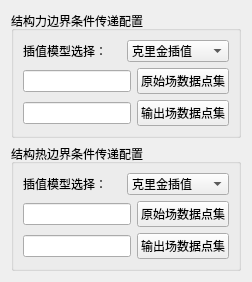
             <widget class="QWidget" name="page_9">
              <layout class="QVBoxLayout" name="verticalLayout_25">
               <item>
                <widget class="QGroupBox" name="groupBox_27">
                 <property name="title">
                  <string>结构力边界条件传递配置</string>
                 </property>
                 <layout class="QVBoxLayout" name="verticalLayout_29">
                  <item>
                   <layout class="QHBoxLayout" name="horizontalLayout_49">
                    <item>
                     <widget class="QLabel" name="label_4">
                      <property name="text">
                       <string>插值模型选择：</string>
                      </property>
                     </widget>
                    </item>
                    <item>
                     <widget class="QComboBox" name="comboBox_2">
                      <item>
                       <property name="text">
                        <string>克里金插值</string>
                       </property>
                      </item>
                      <item>
                       <property name="text">
                        <string>径向基函数</string>
                       </property>
                      </item>
                      <item>
                       <property name="text">
                        <string>高斯过程插值</string>
                       </property>
                      </item>
                     </widget>
                    </item>
                   </layout>
                  </item>
                  <item>
                   <layout class="QHBoxLayout" name="horizontalLayout_42">
                    <item>
                     <widget class="QLineEdit" name="lineEdit_14"/>
                    </item>
                    <item>
                     <widget class="QPushButton" name="pushButton_47">
                      <property name="text">
                       <string>原始场数据点集</string>
                      </property>
                     </widget>
                    </item>
                   </layout>
                  </item>
                  <item>
                   <layout class="QHBoxLayout" name="horizontalLayout_50">
                    <item>
                     <widget class="QLineEdit" name="lineEdit_15"/>
                    </item>
                    <item>
                     <widget class="QPushButton" name="pushButton_48">
                      <property name="text">
                       <string>输出场数据点集</string>
                      </property>
                     </widget>
                    </item>
                   </layout>
                  </item>
                 </layout>
                </widget>
               </item>
               <item>
                <widget class="QGroupBox" name="groupBox_32">
                 <property name="title">
                  <string>结构热边界条件传递配置</string>
                 </property>
                 <layout class="QVBoxLayout" name="verticalLayout_30">
                  <item>
                   <layout class="QHBoxLayout" name="horizontalLayout_51">
                    <item>
                     <widget class="QLabel" name="label_7">
                      <property name="text">
                       <string>插值模型选择：</string>
                      </property>
                     </widget>
                    </item>
                    <item>
                     <widget class="QComboBox" name="comboBox_6">
                      <item>
                       <property name="text">
                        <string>克里金插值</string>
                       </property>
                      </item>
                      <item>
                       <property name="text">
                        <string>径向基函数</string>
                       </property>
                      </item>
                      <item>
                       <property name="text">
                        <string>高斯过程插值</string>
                       </property>
                      </item>
                     </widget>
                    </item>
                   </layout>
                  </item>
                  <item>
                   <layout class="QHBoxLayout" name="horizontalLayout_52">
                    <item>
                     <widget class="QLineEdit" name="lineEdit_16"/>
                    </item>
                    <item>
                     <widget class="QPushButton" name="pushButton_49">
                      <property name="text">
                       <string>原始场数据点集</string>
                      </property>
                     </widget>
                    </item>
                   </layout>
                  </item>
                  <item>
                   <layout class="QHBoxLayout" name="horizontalLayout_53">
                    <item>
                     <widget class="QLineEdit" name="lineEdit_17"/>
                    </item>
                    <item>
                     <widget class="QPushButton" name="pushButton_50">
                      <property name="text">
                       <string>输出场数据点集</string>
                      </property>
                     </widget>
                    </item>
                   </layout>
                  </item>
                 </layout>
                </widget>
               </item>
              </layout>
             </widget>
